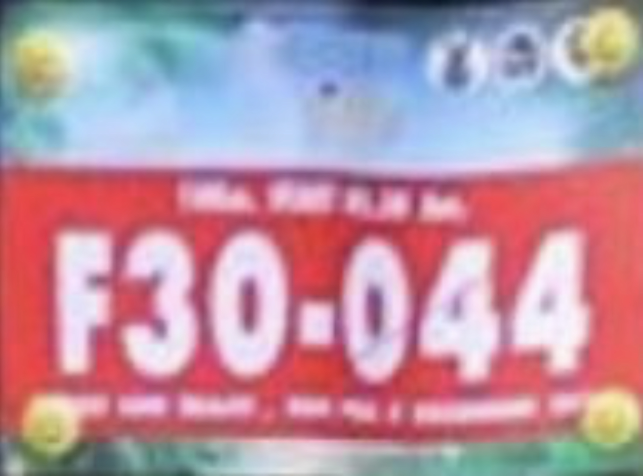
#> input picture images/1.jpg, 1286 x 952 px (shown at 1/2 size)
$ python bounding_box.py
#> lines starting #> are read from the running program, lines starting #| are printed output that depends on the picture
import cv2
import pytesseract

img = cv2.imread('./images/1.jpg')
#> img is the input picture: shape (952, 1286, 3); mean B, G, R 164.1, 147.6, 184.2
img = cv2.cvtColor(img,cv2.COLOR_BGR2GRAY)
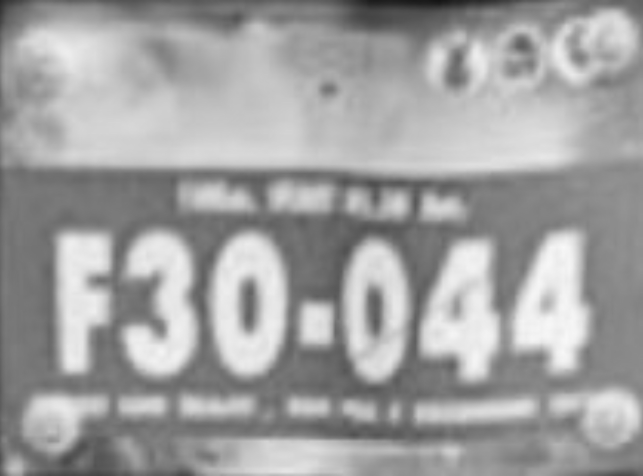
#> img: shape (952, 1286) (shown at 1/2 size); min 20, max 249, mean 160.4

custom_config = r' --oem 3 --psm 6 outputbase digits'
#custom_config = r' -c tessedit_char_whitelist=0123456789 --oem 3 --psm 6'
hImg, wImg, = img.shape
#> hImg = 952; wImg = 1286
print(img.shape)
#| (952, 1286)
#> (the run stopped early here; a loop or call above may not have finished)
